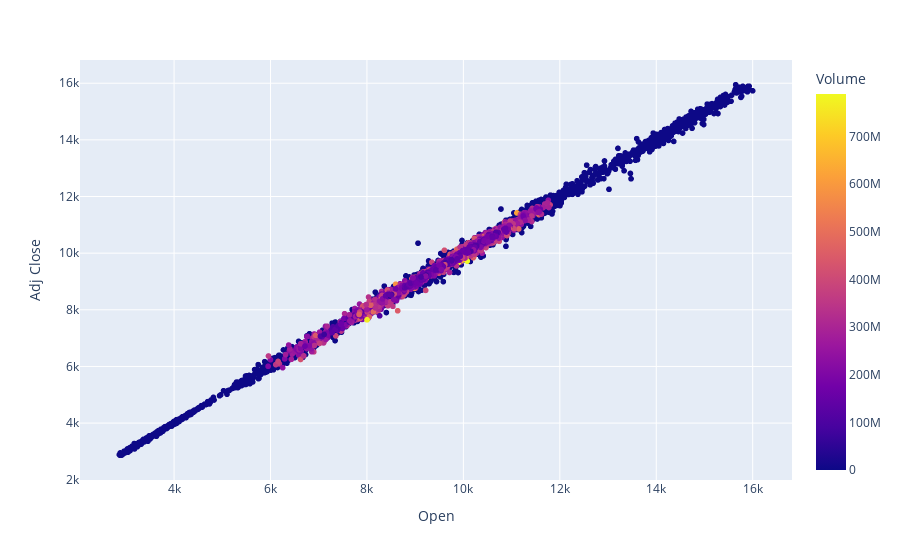

Source (notebook cell):
### Markdown cell above
Graficamos los datos para un mejor análisis:

### Code cell
fig = px.scatter(new_df_train, x='Open', y='Adj Close', color='Volume')
fig.show()

### Figure 1 — Plotly figure (JSON) as saved in the notebook; plotly's stock layout.template omitted (floating-point values rounded to 4 significant figures; data arrays with more than 128 entries replaced by an {"elided": "..."} marker saying what was removed)
{"data": [{"hovertemplate": "Open=%{x}<br>Adj Close=%{y}<br>Volume=%{marker.color}<extra></extra>", "legendgroup": "", "marker": {"color": {"elided": "6421 int values"}, "coloraxis": "coloraxis", "symbol": "circle"}, "mode": "markers", "name": "", "showlegend": false, "type": "scattergl", "x": {"elided": "6421 float values"}, "xaxis": "x", "y": {"elided": "6421 float values"}, "yaxis": "y"}], "layout": {"coloraxis": {"colorbar": {"title": {"text": "Volume"}}, "colorscale": [[0, "#0d0887"], [0.1111, "#46039f"], [0.2222, "#7201a8"], [0.3333, "#9c179e"], [0.4444, "#bd3786"], [0.5556, "#d8576b"], [0.6667, "#ed7953"], [0.7778, "#fb9f3a"], [0.8889, "#fdca26"], [1, "#f0f921"]]}, "legend": {"tracegroupgap": 0}, "margin": {"t": 60}, "xaxis": {"anchor": "y", "domain": [0, 1], "title": {"text": "Open"}}, "yaxis": {"anchor": "x", "domain": [0, 1], "title": {"text": "Adj Close"}}}}
